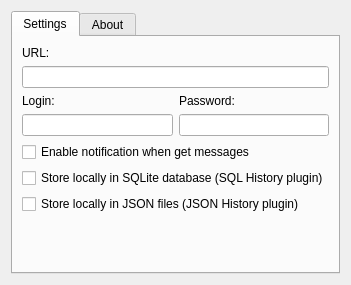
<?xml version="1.0" encoding="UTF-8"?>
<ui version="4.0">
 <class>historySettingsClass</class>
 <widget class="QWidget" name="historySettingsClass">
  <property name="geometry">
   <rect>
    <x>0</x>
    <y>0</y>
    <width>326</width>
    <height>285</height>
   </rect>
  </property>
  <property name="windowTitle">
   <string>Settings</string>
  </property>
  <layout class="QGridLayout" name="gridLayout">
   <item row="0" column="0">
    <widget class="QTabWidget" name="tabWidget">
     <property name="currentIndex">
      <number>0</number>
     </property>
     <widget class="QWidget" name="SettingsTab">
      <attribute name="title">
       <string>Settings</string>
      </attribute>
      <layout class="QVBoxLayout" name="verticalLayout">
       <item>
        <widget class="QLabel" name="label">
         <property name="text">
          <string>URL:</string>
         </property>
        </widget>
       </item>
       <item>
        <widget class="QLineEdit" name="editUrl"/>
       </item>
       <item>
        <layout class="QGridLayout" name="gridLayout_2">
         <item row="0" column="0">
          <widget class="QLabel" name="label_2">
           <property name="text">
            <string>Login:</string>
           </property>
          </widget>
         </item>
         <item row="0" column="1">
          <widget class="QLabel" name="label_3">
           <property name="text">
            <string>Password:</string>
           </property>
          </widget>
         </item>
         <item row="1" column="0">
          <widget class="QLineEdit" name="editAuthLogin"/>
         </item>
         <item row="1" column="1">
          <widget class="QLineEdit" name="editAuthPassword">
           <property name="echoMode">
            <enum>QLineEdit::Password</enum>
           </property>
          </widget>
         </item>
        </layout>
       </item>
       <item>
        <widget class="QCheckBox" name="cbNotify">
         <property name="text">
          <string>Enable notification when get messages</string>
         </property>
        </widget>
       </item>
       <item>
        <widget class="QCheckBox" name="cbStoreSQLite">
         <property name="text">
          <string>Store locally in SQLite database (SQL History plugin)</string>
         </property>
        </widget>
       </item>
       <item>
        <widget class="QCheckBox" name="cbStoreJSON">
         <property name="text">
          <string>Store locally in JSON files (JSON History plugin)</string>
         </property>
        </widget>
       </item>
       <item>
        <spacer name="verticalSpacer">
         <property name="orientation">
          <enum>Qt::Vertical</enum>
         </property>
         <property name="sizeHint" stdset="0">
          <size>
           <width>20</width>
           <height>110</height>
          </size>
         </property>
        </spacer>
       </item>
      </layout>
     </widget>
     <widget class="QWidget" name="AboutTab">
      <attribute name="title">
       <string>About</string>
      </attribute>
      <layout class="QHBoxLayout" name="horizontalLayout_2">
       <item>
        <widget class="QLabel" name="labelAbout">
         <property name="text">
          <string>&lt;!DOCTYPE HTML PUBLIC &quot;-//W3C//DTD HTML 4.0//EN&quot; &quot;http://www.w3.org/TR/REC-html40/strict.dtd&quot;&gt;
&lt;html&gt;&lt;head&gt;&lt;meta name=&quot;qrichtext&quot; content=&quot;1&quot; /&gt;&lt;style type=&quot;text/css&quot;&gt;
p, li { white-space: pre-wrap; }
&lt;/style&gt;&lt;/head&gt;&lt;body style=&quot; font-family:'Tahoma'; font-size:10pt; font-weight:400; font-style:normal;&quot;&gt;
&lt;p align=&quot;center&quot; style=&quot;-qt-paragraph-type:empty; margin-top:0px; margin-bottom:0px; margin-left:0px; margin-right:0px; -qt-block-indent:0; text-indent:0px; font-family:'Verdana'; font-size:8pt;&quot;&gt;&lt;/p&gt;
&lt;p align=&quot;center&quot; style=&quot; margin-top:0px; margin-bottom:0px; margin-left:0px; margin-right:0px; -qt-block-indent:0; text-indent:0px;&quot;&gt;&lt;span style=&quot; font-family:'Bitstream Vera Sans'; font-weight:600;&quot;&gt;Web History plugin for qutIM&lt;/span&gt;&lt;/p&gt;
&lt;p align=&quot;center&quot; style=&quot; margin-top:0px; margin-bottom:0px; margin-left:0px; margin-right:0px; -qt-block-indent:0; text-indent:0px;&quot;&gt;&lt;span style=&quot; font-family:'Bitstream Vera Sans';&quot;&gt;svn version&lt;/span&gt;&lt;/p&gt;
&lt;p align=&quot;center&quot; style=&quot;-qt-paragraph-type:empty; margin-top:0px; margin-bottom:0px; margin-left:0px; margin-right:0px; -qt-block-indent:0; text-indent:0px; font-family:'Bitstream Vera Sans';&quot;&gt;&lt;/p&gt;
&lt;p align=&quot;center&quot; style=&quot; margin-top:0px; margin-bottom:0px; margin-left:0px; margin-right:0px; -qt-block-indent:0; text-indent:0px;&quot;&gt;&lt;span style=&quot; font-family:'Bitstream Vera Sans';&quot;&gt;Store history on web-server&lt;/span&gt;&lt;/p&gt;
&lt;p style=&quot;-qt-paragraph-type:empty; margin-top:0px; margin-bottom:0px; margin-left:0px; margin-right:0px; -qt-block-indent:0; text-indent:0px; font-family:'Bitstream Vera Sans';&quot;&gt;&lt;/p&gt;
&lt;p align=&quot;center&quot; style=&quot; margin-top:0px; margin-bottom:0px; margin-left:0px; margin-right:0px; -qt-block-indent:0; text-indent:0px;&quot;&gt;&lt;span style=&quot; font-family:'Bitstream Vera Sans'; font-weight:600;&quot;&gt;Author: &lt;/span&gt;&lt;/p&gt;
&lt;p align=&quot;center&quot; style=&quot; margin-top:0px; margin-bottom:0px; margin-left:0px; margin-right:0px; -qt-block-indent:0; text-indent:0px;&quot;&gt;&lt;span style=&quot; font-family:'Bitstream Vera Sans';&quot;&gt;Alexander Kazarin&lt;/span&gt;&lt;/p&gt;
&lt;p align=&quot;center&quot; style=&quot; margin-top:0px; margin-bottom:0px; margin-left:0px; margin-right:0px; -qt-block-indent:0; text-indent:0px;&quot;&gt;&lt;a href=&quot;mailto:boiler.co.ru&quot;&gt;&lt;span style=&quot; font-family:'Bitstream Vera Sans'; text-decoration: underline; color:#0000ff;&quot;&gt;boiler@co.ru&lt;/span&gt;&lt;/a&gt;&lt;/p&gt;
&lt;p align=&quot;center&quot; style=&quot;-qt-paragraph-type:empty; margin-top:0px; margin-bottom:0px; margin-left:0px; margin-right:0px; -qt-block-indent:0; text-indent:0px; font-family:'Bitstream Vera Sans'; text-decoration: underline; color:#000000;&quot;&gt;&lt;/p&gt;
&lt;p align=&quot;center&quot; style=&quot;-qt-paragraph-type:empty; margin-top:0px; margin-bottom:0px; margin-left:0px; margin-right:0px; -qt-block-indent:0; text-indent:0px; font-family:'Bitstream Vera Sans'; text-decoration: underline; color:#000000;&quot;&gt;&lt;/p&gt;
&lt;p align=&quot;center&quot; style=&quot; margin-top:0px; margin-bottom:0px; margin-left:0px; margin-right:0px; -qt-block-indent:0; text-indent:0px;&quot;&gt;&lt;span style=&quot; font-family:'Bitstream Vera Sans'; color:#000000;&quot;&gt;(c) 2009&lt;/span&gt;&lt;/p&gt;&lt;/body&gt;&lt;/html&gt;</string>
         </property>
         <property name="wordWrap">
          <bool>true</bool>
         </property>
        </widget>
       </item>
      </layout>
     </widget>
    </widget>
   </item>
  </layout>
 </widget>
 <resources/>
 <connections/>
 <slots>
  <slot>testclick()</slot>
 </slots>
</ui>
